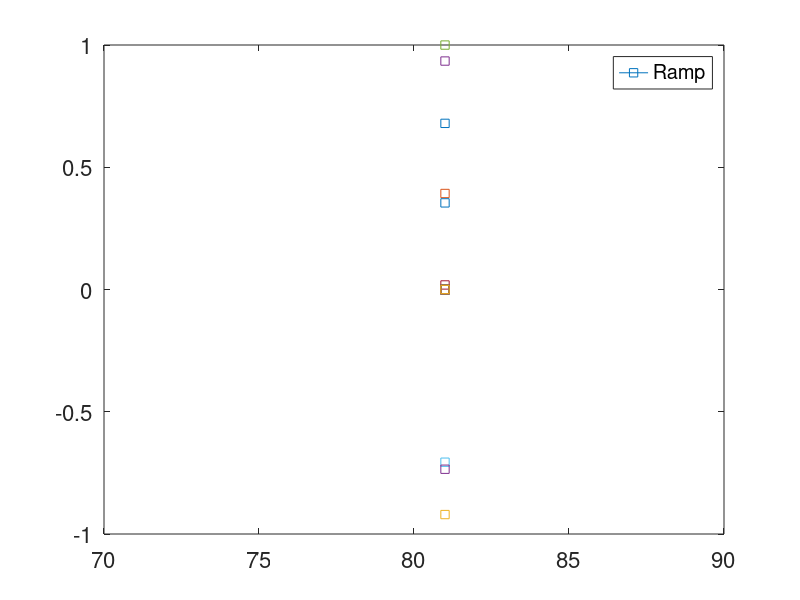

Write MATLAB code to recreate this figure. (Note: this script raises an error after producing the figure.)
%% 
% making a unit funtion
% 
% inorder to make a array of the sine wave we need to initialize the array of 
% zeros

y_array=zeros(1,10)
%% 
% logic code

for i=1:10:90
       
    y_array(i)=sin(i*180/pi)
end
%% 
% ploting all the points together

m=plot(i,y_array,'s-')
xlabel=('value of the i')
ylabel=('value of the y')
%% 
% making the plot beautiful

set(gca,'fontsize',16)
legendme=legend('Ramp')
set(rampplot,'linewidth',20,'color','r')